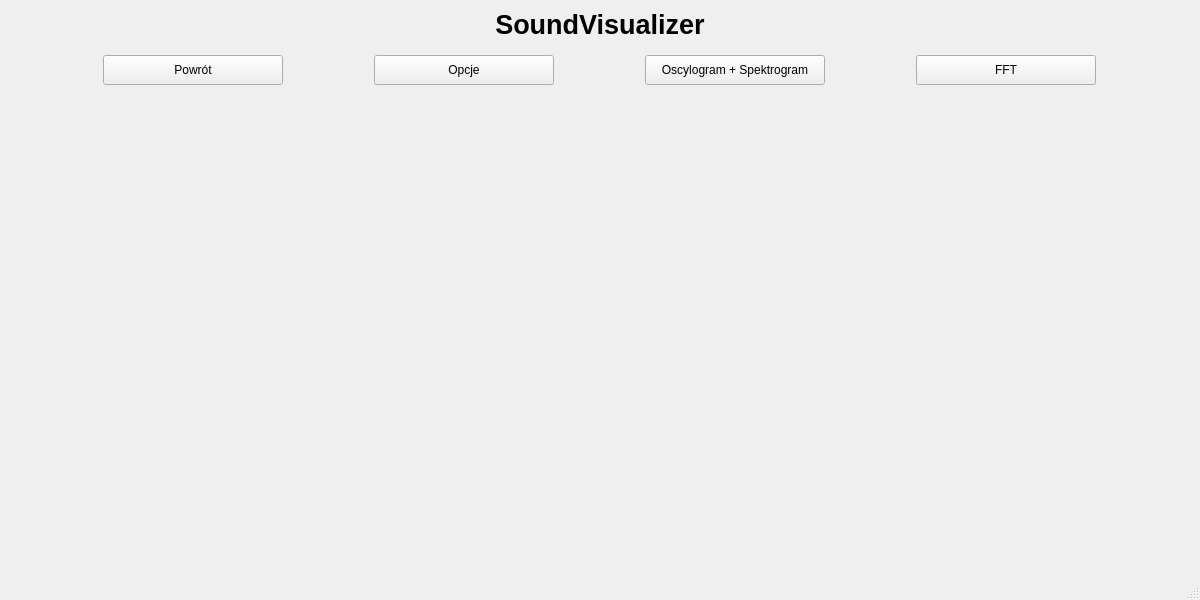
<?xml version="1.0" encoding="UTF-8"?>
<ui version="4.0">
 <class>MainWindow</class>
 <widget class="QMainWindow" name="MainWindow">
  <property name="geometry">
   <rect>
    <x>0</x>
    <y>0</y>
    <width>1200</width>
    <height>600</height>
   </rect>
  </property>
  <property name="windowTitle">
   <string>MainWindow</string>
  </property>
  <widget class="QWidget" name="MainLayout">
   <layout class="QVBoxLayout" name="verticalLayout" stretch="0,10">
    <item>
     <widget class="QLabel" name="Tytul">
      <property name="font">
       <font>
        <pointsize>20</pointsize>
        <bold>true</bold>
       </font>
      </property>
      <property name="text">
       <string>SoundVisualizer</string>
      </property>
      <property name="alignment">
       <set>Qt::AlignCenter</set>
      </property>
     </widget>
    </item>
    <item>
     <widget class="QStackedWidget" name="Widoki">
      <property name="currentIndex">
       <number>1</number>
      </property>
      <widget class="QWidget" name="Opcje">
       <layout class="QVBoxLayout" name="verticalLayout_5">
        <item>
         <widget class="QLabel" name="label">
          <property name="font">
           <font>
            <pointsize>50</pointsize>
           </font>
          </property>
          <property name="text">
           <string>TU BEDA OPCJE (WIP)</string>
          </property>
          <property name="alignment">
           <set>Qt::AlignCenter</set>
          </property>
         </widget>
        </item>
       </layout>
      </widget>
      <widget class="QWidget" name="WidokAnalityczny">
       <layout class="QVBoxLayout" name="verticalLayout_3">
        <item>
         <layout class="QHBoxLayout" name="menu_an_l">
          <item>
           <widget class="QPushButton" name="powrot_an_b">
            <property name="sizePolicy">
             <sizepolicy hsizetype="Fixed" vsizetype="Fixed">
              <horstretch>0</horstretch>
              <verstretch>0</verstretch>
             </sizepolicy>
            </property>
            <property name="minimumSize">
             <size>
              <width>180</width>
              <height>30</height>
             </size>
            </property>
            <property name="text">
             <string>Powrót</string>
            </property>
           </widget>
          </item>
          <item>
           <widget class="QPushButton" name="opcje_an_b">
            <property name="sizePolicy">
             <sizepolicy hsizetype="Fixed" vsizetype="Fixed">
              <horstretch>0</horstretch>
              <verstretch>0</verstretch>
             </sizepolicy>
            </property>
            <property name="minimumSize">
             <size>
              <width>180</width>
              <height>30</height>
             </size>
            </property>
            <property name="text">
             <string>Opcje</string>
            </property>
           </widget>
          </item>
          <item>
           <widget class="QPushButton" name="osc_spektr_b">
            <property name="sizePolicy">
             <sizepolicy hsizetype="Fixed" vsizetype="Fixed">
              <horstretch>0</horstretch>
              <verstretch>0</verstretch>
             </sizepolicy>
            </property>
            <property name="minimumSize">
             <size>
              <width>180</width>
              <height>30</height>
             </size>
            </property>
            <property name="text">
             <string>Oscylogram + Spektrogram</string>
            </property>
           </widget>
          </item>
          <item>
           <widget class="QPushButton" name="fft_b">
            <property name="sizePolicy">
             <sizepolicy hsizetype="Fixed" vsizetype="Fixed">
              <horstretch>0</horstretch>
              <verstretch>0</verstretch>
             </sizepolicy>
            </property>
            <property name="minimumSize">
             <size>
              <width>180</width>
              <height>30</height>
             </size>
            </property>
            <property name="text">
             <string>FFT</string>
            </property>
           </widget>
          </item>
         </layout>
        </item>
        <item>
         <widget class="QStackedWidget" name="widoki_an">
          <property name="currentIndex">
           <number>0</number>
          </property>
          <widget class="QWidget" name="osc_spekt_w">
           <layout class="QVBoxLayout" name="verticalLayout_2" stretch="1,1">
            <item>
             <widget class="FFTWidget" name="fft" native="true"/>
            </item>
            <item>
             <widget class="OscillogramWidget" name="oscillogram" native="true"/>
            </item>
           </layout>
          </widget>
          <widget class="QWidget" name="fft_w"/>
         </widget>
        </item>
       </layout>
      </widget>
      <widget class="QWidget" name="WidokMuzyczny">
       <layout class="QVBoxLayout" name="verticalLayout_6">
        <item>
         <layout class="QHBoxLayout" name="menu_muz_l">
          <item>
           <widget class="QPushButton" name="powrot_muz_b">
            <property name="sizePolicy">
             <sizepolicy hsizetype="Fixed" vsizetype="Fixed">
              <horstretch>0</horstretch>
              <verstretch>0</verstretch>
             </sizepolicy>
            </property>
            <property name="minimumSize">
             <size>
              <width>180</width>
              <height>30</height>
             </size>
            </property>
            <property name="text">
             <string>Powrót</string>
            </property>
           </widget>
          </item>
          <item>
           <widget class="QPushButton" name="opcje_muz_b">
            <property name="sizePolicy">
             <sizepolicy hsizetype="Fixed" vsizetype="Fixed">
              <horstretch>0</horstretch>
              <verstretch>0</verstretch>
             </sizepolicy>
            </property>
            <property name="minimumSize">
             <size>
              <width>180</width>
              <height>30</height>
             </size>
            </property>
            <property name="text">
             <string>Opcje</string>
            </property>
           </widget>
          </item>
          <item>
           <widget class="QPushButton" name="pianino_b">
            <property name="sizePolicy">
             <sizepolicy hsizetype="Fixed" vsizetype="Fixed">
              <horstretch>0</horstretch>
              <verstretch>0</verstretch>
             </sizepolicy>
            </property>
            <property name="minimumSize">
             <size>
              <width>180</width>
              <height>30</height>
             </size>
            </property>
            <property name="text">
             <string>Pianino</string>
            </property>
           </widget>
          </item>
          <item>
           <widget class="QPushButton" name="pieciolinia_b">
            <property name="sizePolicy">
             <sizepolicy hsizetype="Fixed" vsizetype="Fixed">
              <horstretch>0</horstretch>
              <verstretch>0</verstretch>
             </sizepolicy>
            </property>
            <property name="minimumSize">
             <size>
              <width>180</width>
              <height>30</height>
             </size>
            </property>
            <property name="text">
             <string>Pieciolinia</string>
            </property>
           </widget>
          </item>
         </layout>
        </item>
        <item>
         <widget class="QStackedWidget" name="widoki_muz">
          <widget class="QWidget" name="pianino"/>
          <widget class="QWidget" name="pieciolinia"/>
         </widget>
        </item>
       </layout>
      </widget>
      <widget class="QWidget" name="MainMenu">
       <layout class="QHBoxLayout" name="horizontalLayout_2">
        <item>
         <spacer name="horizontalSpacer_2">
          <property name="orientation">
           <enum>Qt::Horizontal</enum>
          </property>
          <property name="sizeHint" stdset="0">
           <size>
            <width>40</width>
            <height>20</height>
           </size>
          </property>
         </spacer>
        </item>
        <item>
         <layout class="QVBoxLayout" name="verticalLayout_4">
          <property name="spacing">
           <number>20</number>
          </property>
          <item>
           <spacer name="verticalSpacer_2">
            <property name="orientation">
             <enum>Qt::Vertical</enum>
            </property>
            <property name="sizeHint" stdset="0">
             <size>
              <width>20</width>
              <height>40</height>
             </size>
            </property>
           </spacer>
          </item>
          <item>
           <widget class="QPushButton" name="WidokAn_b">
            <property name="sizePolicy">
             <sizepolicy hsizetype="Fixed" vsizetype="Fixed">
              <horstretch>0</horstretch>
              <verstretch>0</verstretch>
             </sizepolicy>
            </property>
            <property name="minimumSize">
             <size>
              <width>200</width>
              <height>60</height>
             </size>
            </property>
            <property name="font">
             <font>
              <pointsize>13</pointsize>
              <bold>true</bold>
             </font>
            </property>
            <property name="text">
             <string>Widok Analityczny</string>
            </property>
           </widget>
          </item>
          <item>
           <widget class="QPushButton" name="WidokMuz_b">
            <property name="sizePolicy">
             <sizepolicy hsizetype="Fixed" vsizetype="Fixed">
              <horstretch>0</horstretch>
              <verstretch>0</verstretch>
             </sizepolicy>
            </property>
            <property name="minimumSize">
             <size>
              <width>200</width>
              <height>60</height>
             </size>
            </property>
            <property name="font">
             <font>
              <pointsize>13</pointsize>
              <bold>true</bold>
             </font>
            </property>
            <property name="text">
             <string>Widok Muzyczny</string>
            </property>
           </widget>
          </item>
          <item>
           <widget class="QPushButton" name="Opcje_b">
            <property name="sizePolicy">
             <sizepolicy hsizetype="Fixed" vsizetype="Fixed">
              <horstretch>0</horstretch>
              <verstretch>0</verstretch>
             </sizepolicy>
            </property>
            <property name="minimumSize">
             <size>
              <width>200</width>
              <height>60</height>
             </size>
            </property>
            <property name="font">
             <font>
              <pointsize>13</pointsize>
              <bold>true</bold>
             </font>
            </property>
            <property name="text">
             <string>Opcje</string>
            </property>
           </widget>
          </item>
          <item>
           <widget class="QPushButton" name="Wyjscie_b">
            <property name="sizePolicy">
             <sizepolicy hsizetype="Fixed" vsizetype="Fixed">
              <horstretch>0</horstretch>
              <verstretch>0</verstretch>
             </sizepolicy>
            </property>
            <property name="minimumSize">
             <size>
              <width>200</width>
              <height>60</height>
             </size>
            </property>
            <property name="font">
             <font>
              <pointsize>13</pointsize>
              <bold>true</bold>
             </font>
            </property>
            <property name="text">
             <string>Wyjście</string>
            </property>
           </widget>
          </item>
          <item>
           <spacer name="verticalSpacer">
            <property name="orientation">
             <enum>Qt::Vertical</enum>
            </property>
            <property name="sizeHint" stdset="0">
             <size>
              <width>20</width>
              <height>40</height>
             </size>
            </property>
           </spacer>
          </item>
         </layout>
        </item>
        <item>
         <spacer name="horizontalSpacer">
          <property name="orientation">
           <enum>Qt::Horizontal</enum>
          </property>
          <property name="sizeHint" stdset="0">
           <size>
            <width>40</width>
            <height>20</height>
           </size>
          </property>
         </spacer>
        </item>
       </layout>
      </widget>
     </widget>
    </item>
   </layout>
  </widget>
  <widget class="QStatusBar" name="statusbar"/>
 </widget>
 <customwidgets>
  <customwidget>
   <class>FFTWidget</class>
   <extends>QWidget</extends>
   <header>FFTWidget.h</header>
   <container>1</container>
  </customwidget>
  <customwidget>
   <class>OscillogramWidget</class>
   <extends>QWidget</extends>
   <header>OscillogramWidget.h</header>
   <container>1</container>
  </customwidget>
 </customwidgets>
 <resources/>
 <connections/>
</ui>
